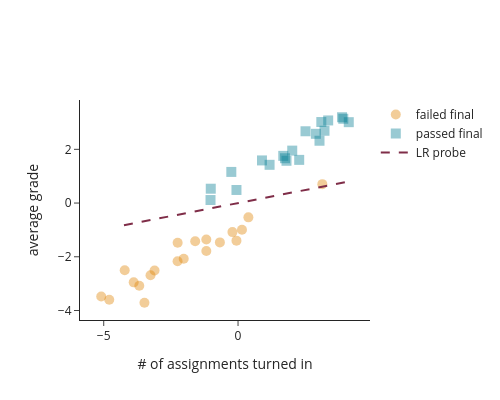

Write notebook code for a chart like this one.
### Markdown cell above
Let's visualize the boundary drawn by our logistic regression probe. It neatly classifies between students who passed and students who failed the final!

### Code cell
import plotly.graph_objects as go

# flip x & y -? flip around 45-degree line
# negate x -> flip around y-axis
theta_orthogonal = np.array([-theta[1], theta[0]])

# add trendline
t = np.linspace(-2, 2, 100)
probe_x = t * theta_orthogonal[0]
probe_y = t * theta_orthogonal[1]

fig.add_trace(
  go.Scatter(
    x=probe_x,
    y=probe_y,
    mode='lines',
    line=dict(color="#7F2D48", width=2, dash='dash'),
    name='LR probe'
  )
)

fig.show()
